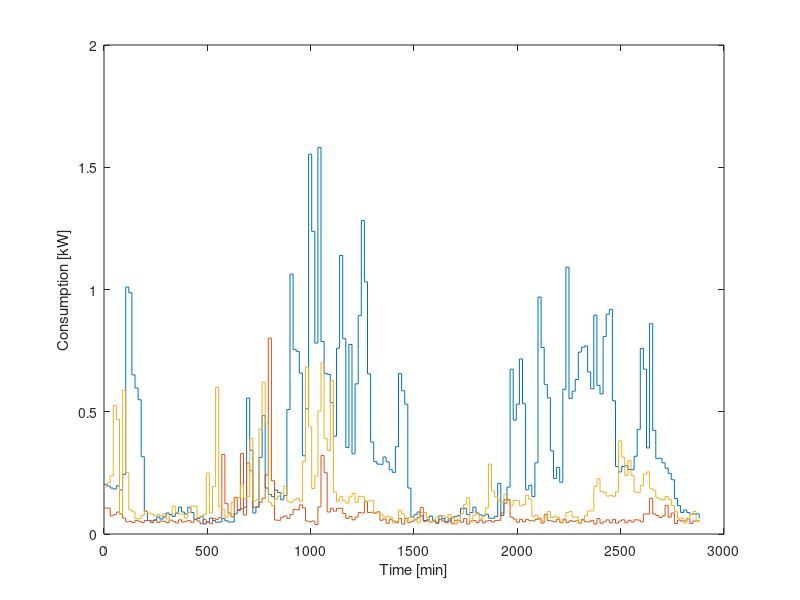

The MATLAB source for this figure:
clc
clear
close all


load house1to120days2


stairs(0:15:15*(size(Data.time,1)-1),Data.HouseP(:,1:3))

ylabel('Consumption [kW]')
xlabel('Time [min]')